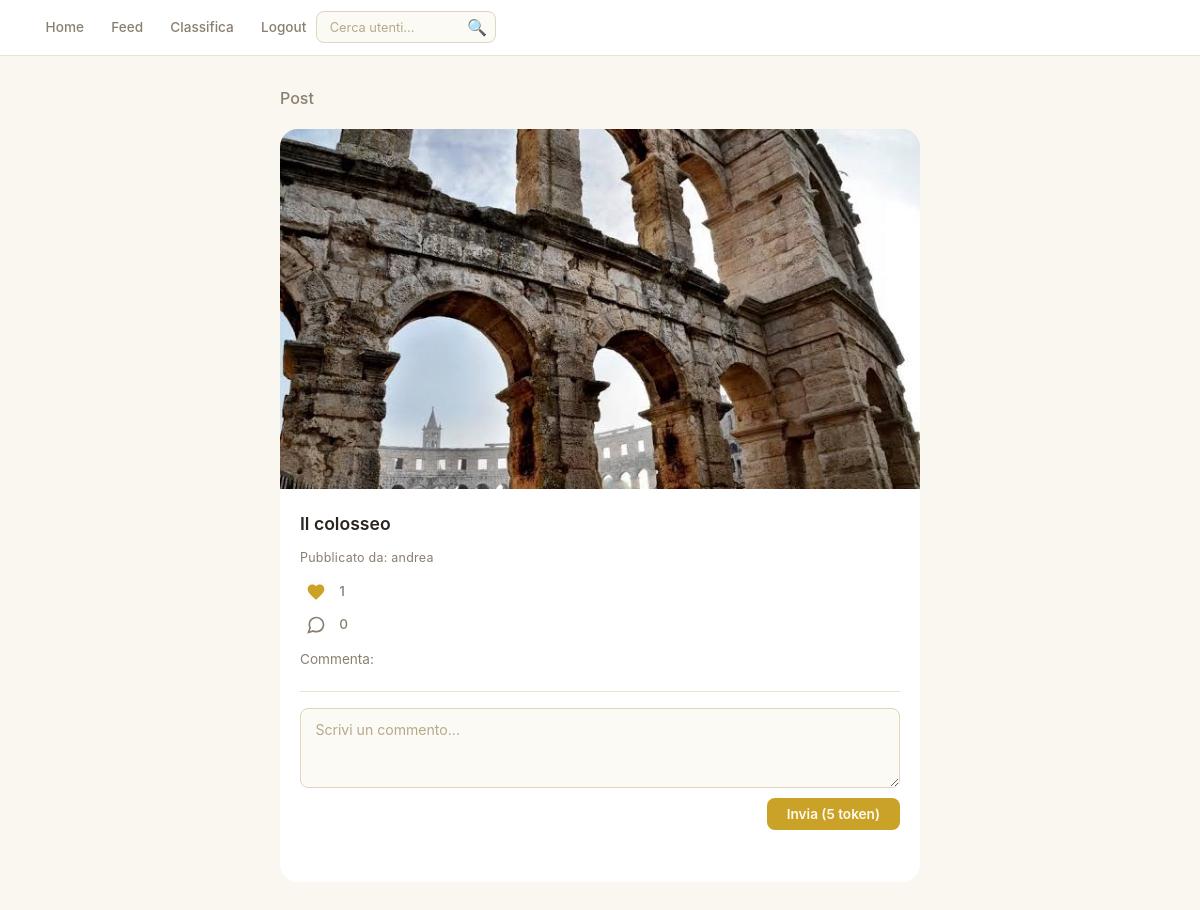
Page /pagine/post_details.php?id=11 (signed in) on the committed database.
### tables this page shows
CREATE TABLE `posts` (
  `id` int(11) NOT NULL,
  `id_user` int(11) NOT NULL,
  `text_content` varchar(255) DEFAULT NULL,
  `image_content` varchar(255) NOT NULL,
  `creation_date` datetime NOT NULL DEFAULT current_timestamp()
);

CREATE TABLE `users` (
  `id` int(11) NOT NULL,
  `username` varchar(20) NOT NULL,
  `email` varchar(50) NOT NULL,
  `password` varchar(100) NOT NULL,
  `token_balance` int(11) DEFAULT 0,
  `last_daily_bonus` date DEFAULT NULL,
  `pfp` varchar(255) DEFAULT 'storage_utenti/default_pfp.jpg',
  `bio` varchar(255) DEFAULT NULL,
  `creation_date` date NOT NULL DEFAULT current_timestamp(),
  `type` enum('user','admin') NOT NULL DEFAULT 'user'
);

### pagine/post_details.php (the view, shortened to what this page needs)
<!DOCTYPE html>
<?php
include '../backend/db.php';
$postId = $_GET['id'];
$user_id = $_SESSION['id'];
$query = "SELECT posts.*, users.username, users.id AS user_id_record,
              (SELECT COUNT(*) FROM comments WHERE id_post = posts.id) AS comment_count,
              (SELECT COUNT(*) FROM interactions WHERE id_element = posts.id AND element = 'post' AND type = 'like') AS numero_like,
              (SELECT COUNT(*) FROM interactions WHERE id_element = posts.id AND id_user = ? AND element = 'post' AND type = 'like') AS gia_messo_like
              FROM posts
              JOIN users ON posts.id_user = users.id
              WHERE posts.id = ?
              ORDER BY posts.id DESC";
$stmt = mysqli_prepare($conn, $query);
mysqli_stmt_bind_param($stmt, "ii", $user_id, $postId);
mysqli_stmt_execute($stmt);
$result = mysqli_stmt_get_result($stmt);
$row = mysqli_fetch_assoc($result);
?>
<html lang="it">
<head>
    <link rel="stylesheet" href="../css/styles.css">
    <link rel="stylesheet" href="../css/post.css">
</head>
<body>
    <?php include '../recycled/header.php'; ?>
    <div class="container">
        <h1>Post</h1>
        <div class="post-card">
            <div class="post-cover">
                <?php echo '<img src="../' . $row['image_content'] . '" alt="Cover">'; ?>
            </div>
            <div class="post-info">
                <h3><?php echo $row['text_content']; ?></h3>
                <p>Pubblicato da: <?php echo $row['username']; ?></p>
                <div class="actions-container">
                    <div class="like-container">
                        <button class="like-btn <?php echo ($row['gia_messo_like'] > 0) ? 'liked' : ''; ?>"
                            onclick="likeToggle(this, <?php echo $postId; ?>)">
                            <svg viewBox="0 0 24 24">
                                <path d="M12 21.35l-1.45-1.32C5.4 15.36 2 12.28 2 8.5 2 5.42 4.42 3 7.5 3c1.74 0 3.41.81 4.5 2.09C13.09 3.81 14.76 3 16.5 3 19.58 3 22 5.42 22 8.5c0 3.78-3.4 6.86-8.55 11.54L12 21.35z" />
                            </svg>
                        </button>
                        <span class="like-count"><?php echo $row['numero_like']; ?></span>
                    </div>
                    <div class="comment-container">
                        <a href="post_details.php?id=<?php echo $row['id']; ?>" class="comment-btn">
                            <svg viewBox="0 0 24 24" class="comment-icon-glow">
                                <path d="M21 11.5a8.38 8.38 0 0 1-.9 3.8 8.5 8.5 0 0 1-7.6 4.7 8.38 8.38 0 0 1-3.8-.9L3 21l1.9-5.7a8.38 8.38 0 0 1-.9-3.8 8.5 8.5 0 0 1 4.7-7.6 8.38 8.38 0 0 1 3.8-.9h.5a8.48 8.48 0 0 1 8 8v.5z" />
                            </svg>
                        </a>
                        <span class="comment-count"><?php echo $row['comment_count'] ?? 0; ?></span>
                    </div>
                </div>
                <p>Commenta:</p>
                <form action="../backend/add_comment.php" method="POST">
                    <textarea name="text_content" placeholder="Scrivi un commento..." required></textarea>
                    <button type="submit">Invia (5 token)</button>
                </form>
            </div>
        </div>
    </div>
</body>
</html>

### css/styles.css (style rules this page uses)
:root { --bg: #faf7f0; --surface: #ffffff; --surface-2: #f5efe2; --accent: #c9a227; --accent-dim: #a8841c; --accent-glow: rgba(201, 162, 39, 0.12); --text: #2b2520; --text-muted: #8a7f6e; --radius-sm: 8px; --radius-md: 12px; --radius-lg: 18px; --transition: 0.2s ease; }
*, *::before, *::after { box-sizing: border-box; margin: 0; padding: 0; }
html { font-size: 16px; -webkit-text-size-adjust: 100%; }
body { background-color: var(--bg); color: var(--text); font-family: 'Inter', system-ui, -apple-system, sans-serif; line-height: 1.6; min-height: 100vh; }
a { color: var(--accent-dim); text-decoration: none; transition: color var(--transition); }
img { display: block; max-width: 100%; height: auto; }
h1, h2, h3, h4 { font-weight: 600; line-height: 1.3; color: var(--text); }
input, textarea, select, button { font-family: inherit; font-size: 1rem; }
.container { width: 100%; max-width: 680px; margin: 0 auto; padding: 2rem 1.25rem; }

### css/post.css (style rules this page uses)
.container > h1 { font-size: 1rem; font-weight: 500; color: var(--text-muted); margin-bottom: 1.25rem; }
.post-card { background: var(--surface); border-radius: var(--radius-lg); overflow: hidden; display: flex; flex-direction: column; gap: 0; }
.post-cover { width: 100%; aspect-ratio: 16 / 9; overflow: hidden; background: #f5efe2; }
.post-cover img { width: 100%; height: 100%; object-fit: cover; }
.post-info { padding: 1.5rem 1.25rem; display: flex; flex-direction: column; gap: 0.5rem; }
.post-info h3 { font-size: 1.1rem; font-weight: 600; margin-bottom: 0.25rem; }
.post-info > p { font-size: 0.85rem; color: var(--text-muted); }
.post-info > p:nth-child(2) { font-size: 0.78rem; letter-spacing: 0.02em; }
.post-info form { display: flex; flex-direction: column; gap: 0.65rem; margin-top: 0.75rem; padding-top: 1rem; border-top: 1px solid #ece4d3; }
.post-info form textarea, .reply-form textarea { background: #fcfaf5; border: 1px solid #e0d6bf; border-radius: var(--radius-sm); color: var(--text); padding: 0.65rem 0.9rem; font-size: 0.88rem; font-family: inherit; line-height: 1.6; outline: none; resize: vertical; min-height: 80px; transition: border-color var(--transition); width: 100%; display: block; }
.post-info form textarea::placeholder, .reply-form textarea::placeholder { color: #b5a98a; }
.post-info form button[type="submit"], .reply-form button[type="submit"] { align-self: flex-end; background: var(--accent); color: #fffaf0; border: none; border-radius: var(--radius-sm); padding: 0.5rem 1.25rem; font-size: 0.85rem; font-weight: 600; cursor: pointer; transition: background var(--transition), transform var(--transition); }
.like-container, .comment-container { display: flex; align-items: center; gap: 0.4rem; }
.like-btn svg { width: 20px; height: 20px; fill: var(--text-muted, #8a7f6e); transition: fill var(--transition), transform 0.15s ease; display: block; }
.like-btn, .comment-btn { background: none; border: none; cursor: pointer; padding: 0.4rem; border-radius: 50%; display: flex; align-items: center; justify-content: center; transition: background var(--transition), transform 0.2s ease; text-decoration: none; }
.comment-btn svg, .comment-btn svg.comment-icon-glow { width: 20px; height: 20px; max-width: 20px; max-height: 20px; fill: none; stroke: var(--text-muted, #8a7f6e); stroke-width: 2; display: block; transition: stroke var(--transition), filter var(--transition); }
.like-count, .comment-count { font-size: 0.85rem; font-weight: 500; color: var(--text-muted); min-width: 1ch; }
.like-btn.liked svg { fill: var(--accent); filter: drop-shadow(0 0 5px var(--accent-glow)); }

### rows in the picture
posts: image_content (picture), text_content "Il colosseo", id_user.username "andrea"

### other values in the picture
$row['numero_like'] "1"
$row['comment_count'] "0"
